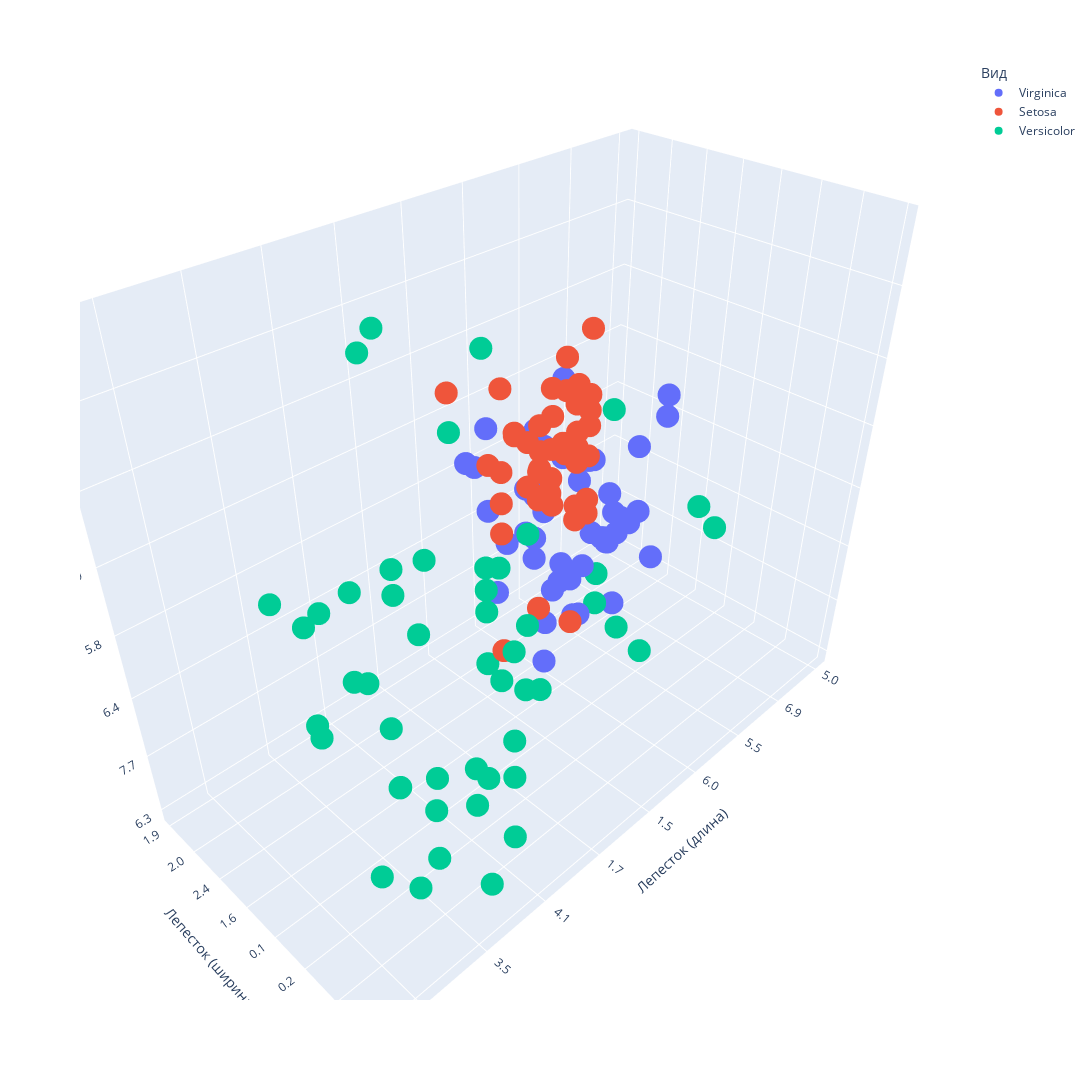

Source (notebook cell):
### Code cell
fig = px.scatter_3d(plot_data_iris, x='Лепесток (длина)', y='Лепесток (ширина)', z='Чашелистик (длина)',
              color='Вид', width=1920, height=1080)
fig.show()

### Figure 1 — Plotly figure (JSON) as saved in the notebook; plotly's stock layout.template omitted (floating-point values rounded to 4 significant figures)
{"data": [{"hovertemplate": "Вид=Virginica<br>Лепесток (длина)=%{x}<br>Лепесток (ширина)=%{y}<br>Чашелистик (длина)=%{z}<extra></extra>", "legendgroup": "Virginica", "marker": {"color": "#636efa", "symbol": "circle"}, "mode": "markers", "name": "Virginica", "scene": "scene", "showlegend": true, "type": "scatter3d", "x": ["5.0", "4.8", "6.1", "5.4", "5.2", "6.9", "5.4", "5.0", "5.6", "4.9", "5.9", "5.6", "5.1", "5.5", "5.7", "6.1", "5.0", "6.6", "5.2", "5.5", "5.8", "5.9", "5.7", "5.5", "4.8", "5.3", "5.6", "4.9", "6.0", "5.1", "5.1", "5.1", "5.6", "6.7", "5.1", "5.1", "5.1", "6.3", "5.6", "6.4", "5.8", "5.3", "5.8", "6.0", "6.7", "6.1", "5.6", "4.9", "4.5", "5.7"], "y": ["1.9", "1.8", "1.9", "2.1", "2.0", "2.3", "2.3", "1.5", "2.4", "2.0", "2.3", "2.1", "1.5", "1.8", "2.5", "2.3", "2.0", "2.1", "2.3", "1.8", "1.8", "2.1", "2.3", "2.1", "1.8", "1.9", "1.8", "1.8", "2.5", "1.8", "2.4", "1.9", "2.4", "2.0", "2.3", "1.9", "2.0", "1.8", "2.2", "2.0", "2.2", "2.3", "1.6", "1.8", "2.2", "2.5", "1.4", "1.8", "1.7", "2.1"], "z": ["6.3", "6.0", "7.4", "6.9", "6.5", "7.7", "6.2", "6.0", "6.7", "5.6", "6.8", "6.4", "6.3", "6.5", "6.7", "7.7", "5.7", "7.6", "6.7", "6.4", "6.7", "7.1", "6.9", "6.8", "6.2", "6.4", "6.3", "6.3", "6.3", "5.9", "5.8", "5.8", "6.3", "7.7", "6.9", "5.8", "6.5", "7.3", "6.4", "7.9", "6.5", "6.4", "7.2", "7.2", "7.7", "7.2", "6.1", "6.1", "4.9", "6.7"]}, {"hovertemplate": "Вид=Setosa<br>Лепесток (длина)=%{x}<br>Лепесток (ширина)=%{y}<br>Чашелистик (длина)=%{z}<extra></extra>", "legendgroup": "Setosa", "marker": {"color": "#EF553B", "symbol": "circle"}, "mode": "markers", "name": "Setosa", "scene": "scene", "showlegend": true, "type": "scatter3d", "x": ["1.5", "1.4", "1.3", "1.5", "1.5", "1.9", "1.2", "1.4", "1.4", "1.4", "1.7", "1.5", "1.0", "1.5", "1.5", "1.5", "1.5", "1.9", "1.6", "1.4", "1.3", "1.1", "1.4", "1.6", "1.7", "1.7", "1.6", "1.3", "1.7", "1.3", "1.4", "1.3", "1.4", "1.5", "1.4", "1.3", "1.4", "1.3", "1.4", "1.4", "1.5", "1.6", "1.6", "1.5", "1.6", "1.2", "1.5", "1.6", "1.5", "1.4"], "y": ["0.1", "0.3", "0.3", "0.4", "0.4", "0.4", "0.2", "0.2", "0.2", "0.2", "0.4", "0.2", "0.2", "0.4", "0.1", "0.3", "0.2", "0.2", "0.2", "0.2", "0.2", "0.1", "0.2", "0.2", "0.2", "0.5", "0.4", "0.2", "0.3", "0.2", "0.2", "0.2", "0.2", "0.2", "0.3", "0.4", "0.2", "0.3", "0.1", "0.3", "0.2", "0.2", "0.2", "0.2", "0.2", "0.2", "0.2", "0.6", "0.2", "0.1"], "z": ["5.2", "4.8", "4.5", "5.7", "5.1", "5.1", "5.8", "4.9", "5.5", "5.0", "5.4", "4.6", "4.6", "5.4", "4.9", "5.1", "5.0", "4.8", "4.8", "5.2", "4.4", "4.3", "4.4", "4.8", "5.4", "5.1", "5.0", "4.4", "5.7", "4.7", "4.6", "5.5", "5.0", "5.2", "4.6", "5.4", "5.1", "5.0", "4.9", "5.1", "5.1", "4.7", "5.1", "5.4", "5.0", "5.0", "4.9", "5.0", "5.3", "4.8"]}, {"hovertemplate": "Вид=Versicolor<br>Лепесток (длина)=%{x}<br>Лепесток (ширина)=%{y}<br>Чашелистик (длина)=%{z}<extra></extra>", "legendgroup": "Versicolor", "marker": {"color": "#00cc96", "symbol": "circle"}, "mode": "markers", "name": "Versicolor", "scene": "scene", "showlegend": true, "type": "scatter3d", "x": ["4.9", "4.0", "4.1", "4.1", "5.0", "4.7", "4.4", "4.0", "4.2", "4.5", "4.6", "4.0", "4.5", "3.5", "4.8", "4.4", "4.5", "4.0", "4.5", "4.3", "3.7", "4.7", "3.8", "4.4", "3.9", "4.1", "4.5", "3.6", "3.0", "4.3", "4.9", "4.7", "4.5", "4.5", "4.7", "4.6", "4.8", "4.4", "4.7", "3.9", "4.6", "4.2", "4.0", "4.2", "3.5", "3.3", "3.3", "5.1", "4.2", "3.9"], "y": ["1.5", "1.0", "1.3", "1.0", "1.7", "1.6", "1.4", "1.3", "1.2", "1.5", "1.4", "1.3", "1.5", "1.0", "1.8", "1.4", "1.3", "1.2", "1.5", "1.3", "1.0", "1.2", "1.1", "1.3", "1.2", "1.3", "1.5", "1.3", "1.1", "1.3", "1.5", "1.4", "1.5", "1.6", "1.4", "1.3", "1.4", "1.2", "1.5", "1.1", "1.5", "1.3", "1.3", "1.5", "1.0", "1.0", "1.0", "1.6", "1.3", "1.4"], "z": ["6.9", "6.0", "5.6", "5.8", "6.7", "6.3", "6.6", "5.5", "5.7", "5.6", "6.1", "6.1", "6.0", "5.0", "5.9", "6.7", "5.7", "5.8", "6.2", "6.2", "5.5", "6.1", "5.5", "6.3", "5.8", "5.7", "5.4", "5.6", "5.1", "6.4", "6.3", "6.1", "6.4", "6.0", "7.0", "6.6", "6.8", "5.5", "6.7", "5.6", "6.5", "5.6", "5.5", "5.9", "5.7", "4.9", "5.0", "6.0", "5.7", "5.2"]}], "layout": {"height": 1080, "legend": {"title": {"text": "Вид"}, "tracegroupgap": 0}, "margin": {"t": 60}, "scene": {"domain": {"x": [0, 1], "y": [0, 1]}, "xaxis": {"title": {"text": "Лепесток (длина)"}}, "yaxis": {"title": {"text": "Лепесток (ширина)"}}, "zaxis": {"title": {"text": "Чашелистик (длина)"}}}, "width": 1920}}
